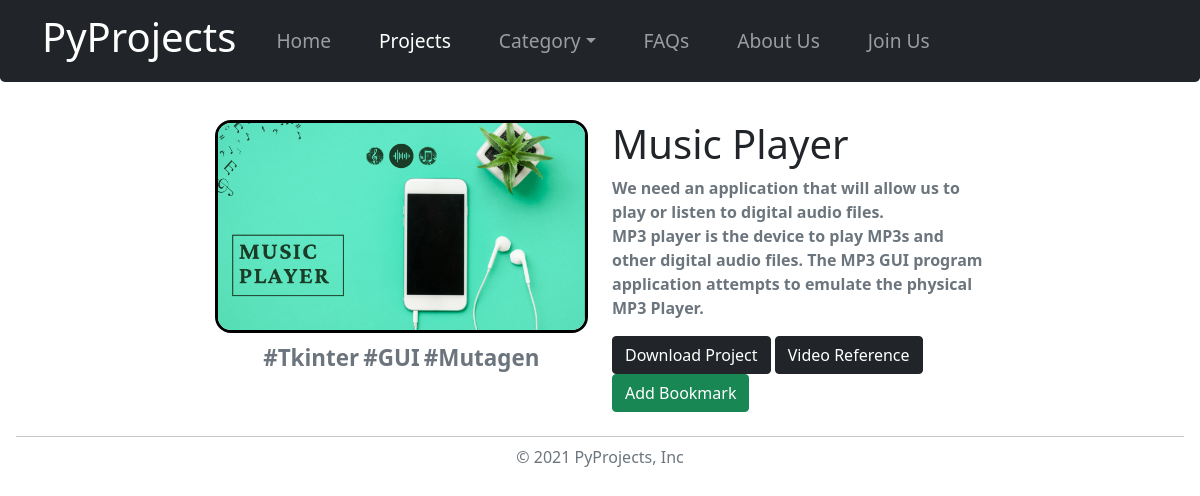
The app's page /Website/project.php?Pyid=1 with its own data.
### tables this page shows
CREATE TABLE `projects` (
  `Pyid` int(11) NOT NULL,
  `Title` varchar(200) NOT NULL,
  `Category` varchar(255) NOT NULL,
  `Hashtag1` varchar(200) NOT NULL,
  `Hashtag2` varchar(200) NOT NULL,
  `Hashtag3` varchar(200) NOT NULL,
  `Description` varchar(1000) NOT NULL,
  `Rating` float NOT NULL,
  `Bookmark` int(11) NOT NULL,
  `DownloadLink` varchar(200) NOT NULL,
  `VideoLink` varchar(200) NOT NULL,
  `IMAGE` varchar(200) NOT NULL
);

### Website/project.php (the view, shortened to what this page needs)
<!doctype html>
<html lang="en">
<head>
    <link rel="stylesheet" href="./css/style.css?v=<?php echo time(); ?>">
    <link href="https://cdn.jsdelivr.net/npm/bootstrap@5.1.1/dist/css/bootstrap.min.css" rel="stylesheet">
</head>
<body>
    <?php
    include("header.php");
    ?>
    <div style="margin-top: 7.5rem;">
        <?php
        $servername = "localhost";
        $username = "root";
        $password = "";
        $database = "pyproject";
        $conn = mysqli_connect($servername, $username, $password, $database);
        $GOTO = $_GET['Pyid'];
        $sql = "SELECT * FROM `projects` where Pyid = $GOTO";
        $result = mysqli_query($conn, $sql);
        $row = mysqli_fetch_assoc($result);
        ?>
        <div class="row justify-content-center project">
            <div class="col-md-4 col-sm-12 text-center">
                <div class="justify-content-center">
                    <img src=" <?php echo $row['IMAGE']; ?>" class="img-fluid img-project-thumbnail" alt="..." width="500rem">
                </div>
                <div class="row">
                    <div class="col">
                        <a href="#" class="link-secondary link-deco">#<?php echo $row['Hashtag1']; ?></a>
                        <a href="#" class="link-secondary link-deco">#<?php echo $row['Hashtag2']; ?></a>
                        <a href="#" class="link-secondary link-deco">#<?php echo $row['Hashtag3']; ?></a>
                    </div>
                </div>
            </div>
            <div class="col-md-4 col-sm-12">
                <h3 style="font-size: 2.5rem;"><?php echo $row['Title']; ?></h3>
                <p class="text-muted">
                    <b><?php echo nl2br($row['Description']); ?></b>
                </p>
                <a class="btn btn-dark" href="<?php echo $row['DownloadLink']; ?>" target="_blank" role="button">Download Project</a>
                <a class="btn btn-dark" href="<?php echo $row['VideoLink']; ?>" target="_blank" role="button">Video Reference</a>
                <form method="post" class="form-btn">
                    <button type="submit" id="change" name="button<?php echo $GOTO; ?>" class="btn btn-success ">Add Bookmark</button>
                </form>
            </div>
        </div>
    </div>
    <footer class="my-4">
        <hr class="dropdown-divider ">
        <p class="text-center text-muted ">© 2021 PyProjects, Inc</p>
    </footer>
</body>
</html>

### Website/css/style.css (style rules this page uses)
body { padding-left: 1rem; padding-right: 1rem; }
img { border-radius: 0.3rem; margin-bottom: 0.5rem; }
.img-project-thumbnail { border: 3px solid black; border-radius: 1rem; }
.link-deco { text-decoration: none; font-size: 1.4rem; font-weight: bold; }
.row { align-items: center; }
.form-btn { display: inline; }
.row.project { align-items: flex-start; }

### records on screen
projects: IMAGE (picture), Hashtag1 "Tkinter", Hashtag2 "GUI", Hashtag3 "Mutagen", Title "Music Player", Description "We need an application that will allow us to play or listen to digital audio files. MP3 player is the device to play MP3s and other digital audio files. The MP3 GUI program application attempts to emulate the physical MP3 Player."
